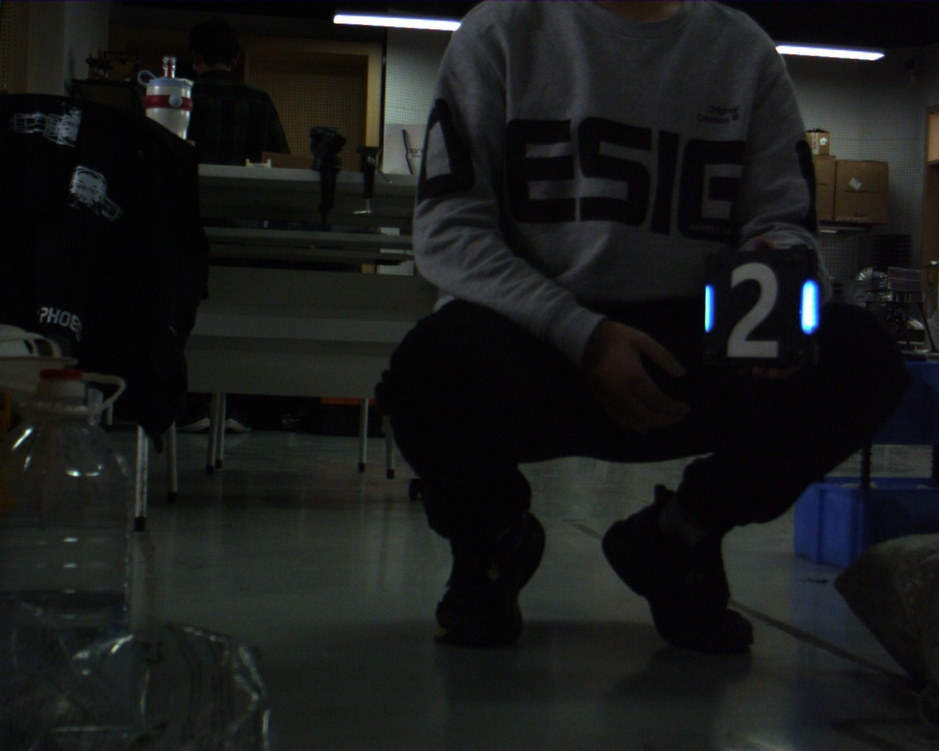
//> input picture armors/109.jpg, 939 x 751 px, shrunk from 1280 x 1024 before the run, given in place of avi.mp4, which was not available
$ ./armor_detector   (built with g++ and OpenCV 4)
//> lines starting //> are read from the running program, lines starting //| are printed output that depends on the picture; after the words box and inside, x2 and y2 are one past the last pixel; in counts of white or black regions, pixels touching at a corner belong together; pictures that were not available may be replaced by others from this repository, and a replacement may not be noted
#include <opencv2/opencv.hpp>
#include <iostream>
#include <vector>
#include <algorithm>

using namespace cv;
using namespace std;

Point2f getIntersection(Point2f A, Point2f B, Point2f C, Point2f D)
{
    float a1 = B.y - A.y;
    float b1 = A.x - B.x;
    float c1 = a1 * A.x + b1 * A.y;

    float a2 = D.y - C.y;
    float b2 = C.x - D.x;
    float c2 = a2 * C.x + b2 * C.y;

    float det = a1 * b2 - a2 * b1;

    if (abs(det) < 1e-5)
        return Point2f(0, 0);

    return Point2f(
        (b2 * c1 - b1 * c2) / det,
        (a1 * c2 - a2 * c1) / det
    );
}

int main()
{
     VideoCapture cap("/home/lqy/s27_homework/armors/avi.mp4");

    if (!cap.isOpened())
    {
        cout << "视频打开失败！" << endl;
        return -1;
    }
    Mat img;
    while (true)
    {
        cap >> img;
//> img is the input picture: 751 rows x 939 cols, CV_8UC3; mean B, G, R 25, 25.9, 24.4
        if (img.empty()) break;

    Mat img_show = img.clone();

    Mat blur, hsv, mask;
    GaussianBlur(img, blur, Size(5,5), 0);
    cvtColor(blur, hsv, COLOR_BGR2HSV);
//> hsv: 751 rows x 939 cols, CV_8UC3; mean H, S, V 69.9, 53, 27.9

    Mat mask1, mask2;
    inRange(hsv, Scalar(0, 50, 50), Scalar(15, 255, 255), mask1);
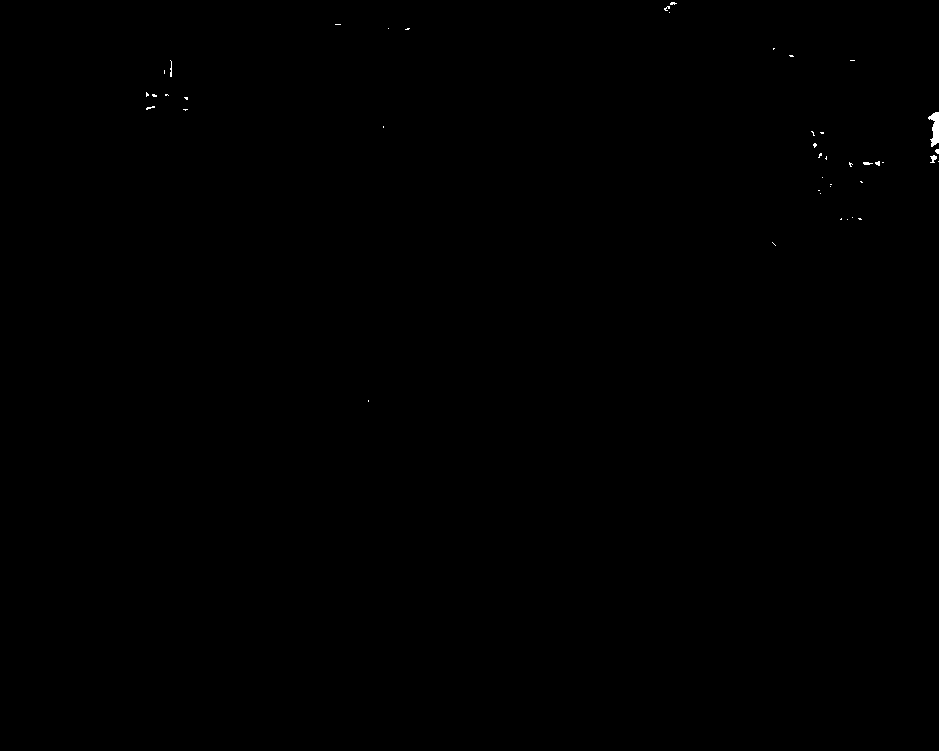
//> mask1: 751 rows x 939 cols, CV_8UC1; 0.08% white; 43 white regions (39 under 20 px), largest, box (x1, y1, x2, y2) and area: (928, 112, 939, 147) 229, (930, 155, 937, 163) 34, (170, 60, 172, 77) 24, (863, 162, 873, 165) 22
    inRange(hsv, Scalar(160, 50, 50), Scalar(180, 255, 255), mask2);
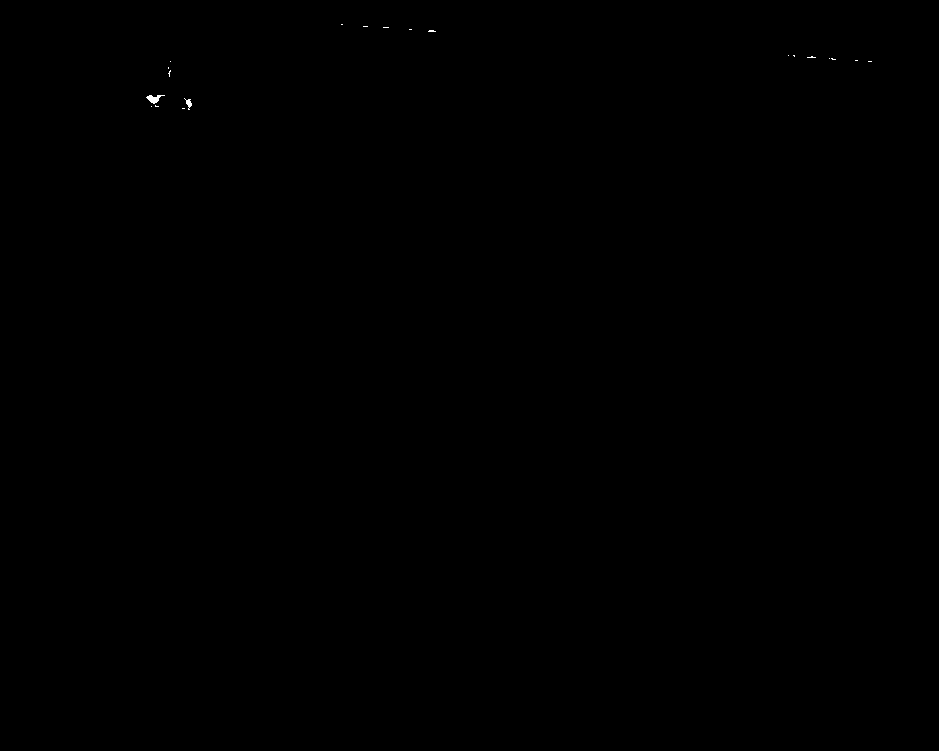
//> mask2: 751 rows x 939 cols, CV_8UC1; 0.03% white; 20 white regions (18 under 20 px), largest, box (x1, y1, x2, y2) and area: (146, 95, 165, 104) 84, (184, 98, 192, 110) 41
    mask = mask1 | mask2;
//> mask: 751 rows x 939 cols, CV_8UC1; 0.11% white; 47 white regions (40 under 20 px), largest, box (x1, y1, x2, y2) and area: (928, 112, 939, 147) 229, (146, 92, 169, 104) 112, (182, 97, 192, 111) 59

    Mat kernel = getStructuringElement(MORPH_RECT, Size(3,3));
    morphologyEx(mask, mask, MORPH_OPEN, kernel);
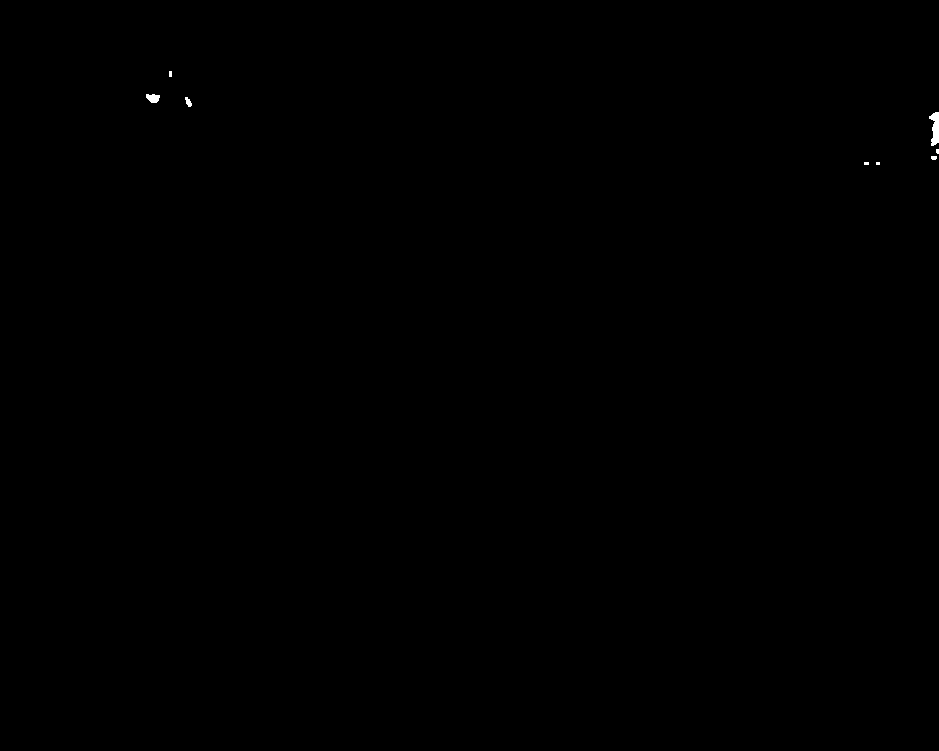
//> mask: 751 rows x 939 cols, CV_8UC1; 0.06% white; 8 white regions (4 under 20 px), largest, box (x1, y1, x2, y2) and area: (929, 112, 939, 146) 223, (146, 94, 160, 103) 95, (185, 97, 192, 107) 43, (931, 156, 937, 160) 22
    morphologyEx(mask, mask, MORPH_CLOSE, kernel);
//> mask: 751 rows x 939 cols, CV_8UC1; 0.06% white; 8 white regions (4 under 20 px)

    vector<vector<Point>> contours;
    findContours(mask, contours, RETR_EXTERNAL, CHAIN_APPROX_SIMPLE);
//> contours = 8 contours, 5 with area under 20; largest, box (x1, y1, x2, y2) and area: (929, 112, 939, 146) 186, (146, 94, 160, 103) 78, (185, 97, 192, 107) 30

    vector<RotatedRect> lights;

    for (auto& c : contours)
    {
        if (contourArea(c) < 50) continue;

        RotatedRect rect = minAreaRect(c);

        float w = rect.size.width;
        float h = max(rect.size.height, rect.size.width);
        if (h < 10 || h > 100) continue;

        float angle = rect.angle;
        if (angle < -90) angle += 180;
        if (abs(angle) > 30) continue;

        float ratio = max(w, h) / min(w, h);

        if (ratio > 2.0 && ratio < 10.0)
        {
            lights.push_back(rect);
        }
    }
//> this loop made 8 passes
//> (rect, w, h, angle) on passes 5, 7: (centre (933.5, 128.5), size (33, 9), angle -90, 33, 33, -90), (centre (152.5, 98), size (8, 13), angle -90, 8, 13, -90)
//> c on pass 8: 4 Points (x, y): [169, 71], [169, 76], [171, 76], [171, 71]


    for (int i = 0; i < lights.size(); i++)
    {
        for (int j = i + 1; j < lights.size(); j++)
        {
            RotatedRect l1 = lights[i];
            RotatedRect l2 = lights[j];

            RotatedRect left = l1.center.x < l2.center.x ? l1 : l2;
            RotatedRect right = l1.center.x < l2.center.x ? l2 : l1;

            float h1 = max(left.size.height, left.size.width);
            float h2 = max(right.size.height, right.size.width);

            if (abs(h1 - h2) / max(h1, h2) > 0.3) continue;

            if (abs(left.center.y - right.center.y) > 30) continue;

            float dx = abs(left.center.x - right.center.x);
            if (dx / h1 < 2.0 || dx / h1 > 3.0) continue;

            if (abs(left.angle - right.angle) > 15) continue;

            Point2f pts_l[4], pts_r[4];
            left.points(pts_l);
            right.points(pts_r);

            sort(pts_l, pts_l + 4, [](Point2f a, Point2f b){ return a.y < b.y; });
            sort(pts_r, pts_r + 4, [](Point2f a, Point2f b){ return a.y < b.y; });

            Point2f left_top = (pts_l[0] + pts_l[1]) * 0.5;
            Point2f left_bottom = (pts_l[2] + pts_l[3]) * 0.5;

            Point2f right_top = (pts_r[0] + pts_r[1]) * 0.5;
            Point2f right_bottom = (pts_r[2] + pts_r[3]) * 0.5;

            line(img_show, left_top, right_bottom, Scalar(255,0,255), 2);
            line(img_show, left_bottom, right_top, Scalar(255,0,255), 2);

            Point2f center = getIntersection(left_top, right_bottom,
                                             left_bottom, right_top);

            circle(img_show, center, 6, Scalar(0,0,255), -1);

            Point2f box[4];
            left.points(box);
            for (int k = 0; k < 4; k++)
                line(img_show, box[k], box[(k+1)%4], Scalar(255,255,0), 1);

            right.points(box);
            for (int k = 0; k < 4; k++)
                line(img_show, box[k], box[(k+1)%4], Scalar(255,255,0), 1);
        }
    }
//> this loop made 0 passes

    imshow("img", img);
    imshow("result", img_show);
    if(waitKey(30)=='q')
//> the 'q' key is pressed
        break;
}
    cap.release();
    destroyAllWindows();
    return 0;
}

$ run again, on armors/21.jpg
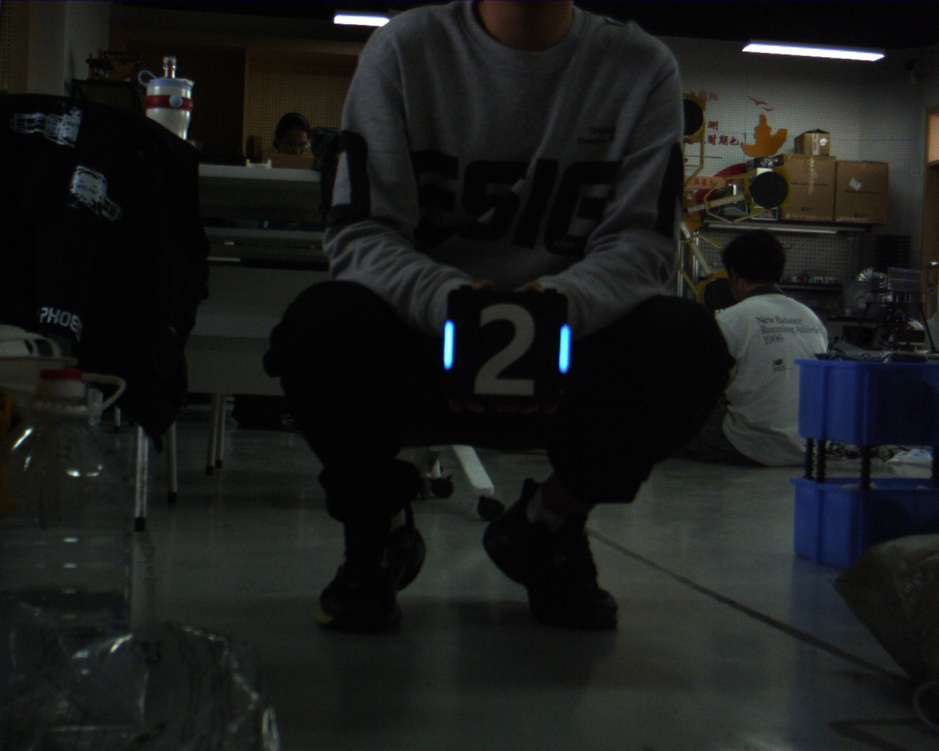
//> input picture armors/21.jpg, 939 x 751 px, shrunk from 1280 x 1024 before the run, given in place of avi.mp4, which was not available
//> img is the input picture: 751 rows x 939 cols, CV_8UC3; mean B, G, R 26.7, 27.8, 26.1
//> hsv: 751 rows x 939 cols, CV_8UC3; mean H, S, V 65.8, 54.4, 30.1
//> `inRange(hsv, Scalar(0, 50, 50), Scalar(15, 255, 255), mask1);`:
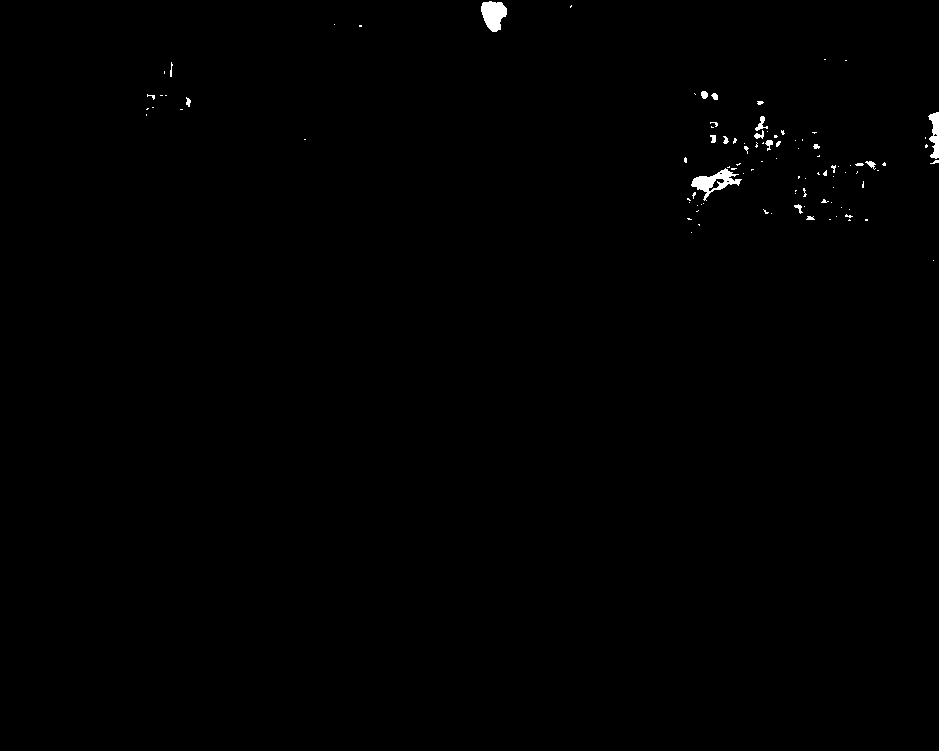
//> mask1: 751 rows x 939 cols, CV_8UC1; 0.36% white; 100 white regions (79 under 20 px), largest, box (x1, y1, x2, y2) and area: (691, 168, 742, 201) 609, (481, 1, 507, 32) 567, (928, 112, 939, 159) 324
//> mask2: 751 rows x 939 cols, CV_8UC1; 0.05% white in thin lines or dots, all inside (x1, y1, x2, y2) = (147, 0, 868, 194)
//> `morphologyEx(mask, mask, MORPH_OPEN, kernel);`:
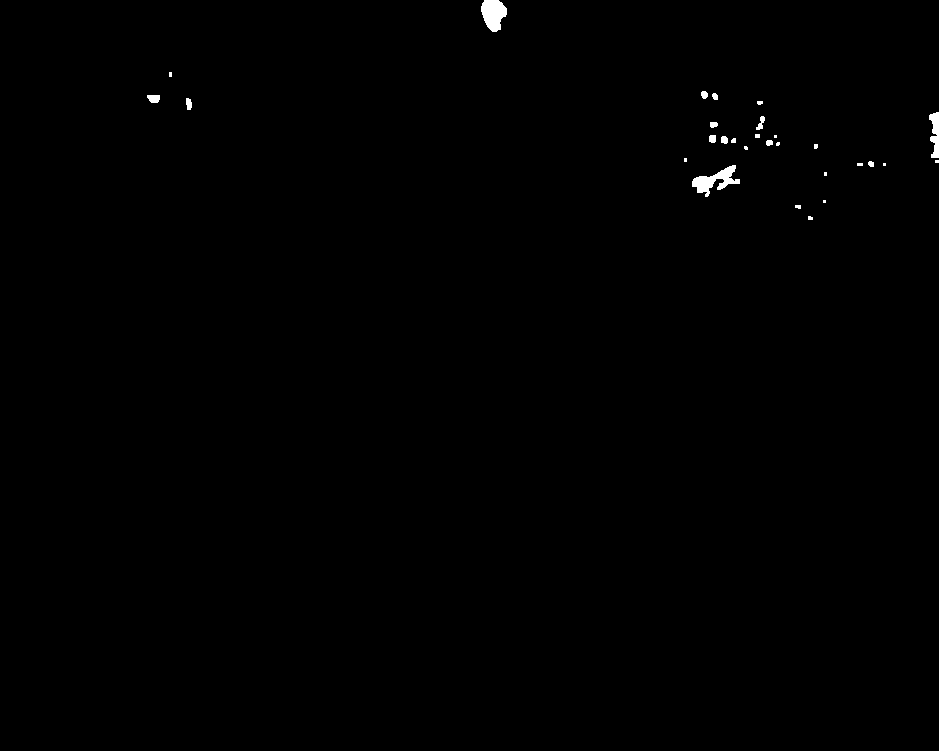
//> mask: 751 rows x 939 cols, CV_8UC1; 0.32% white; 29 white regions (12 under 20 px), largest, box (x1, y1, x2, y2) and area: (692, 165, 740, 197) 628, (481, 0, 507, 32) 596, (929, 112, 939, 158) 311
//> contours = 28 contours, 15 with area under 20; largest, box (x1, y1, x2, y2) and area: (692, 165, 740, 197) 561, (481, 0, 507, 32) 555, (929, 112, 939, 163) 281, (147, 95, 160, 103) 71, (756, 116, 765, 130) 50
//> the loop `for (auto& c : contours)` made 28 passes
//> (rect, w, h, angle, ratio) on pass 5: (centre (715.6, 181.8), size (47.4, 21.5), angle -18.4, 47.43, 47.43, -18.43, 1)
